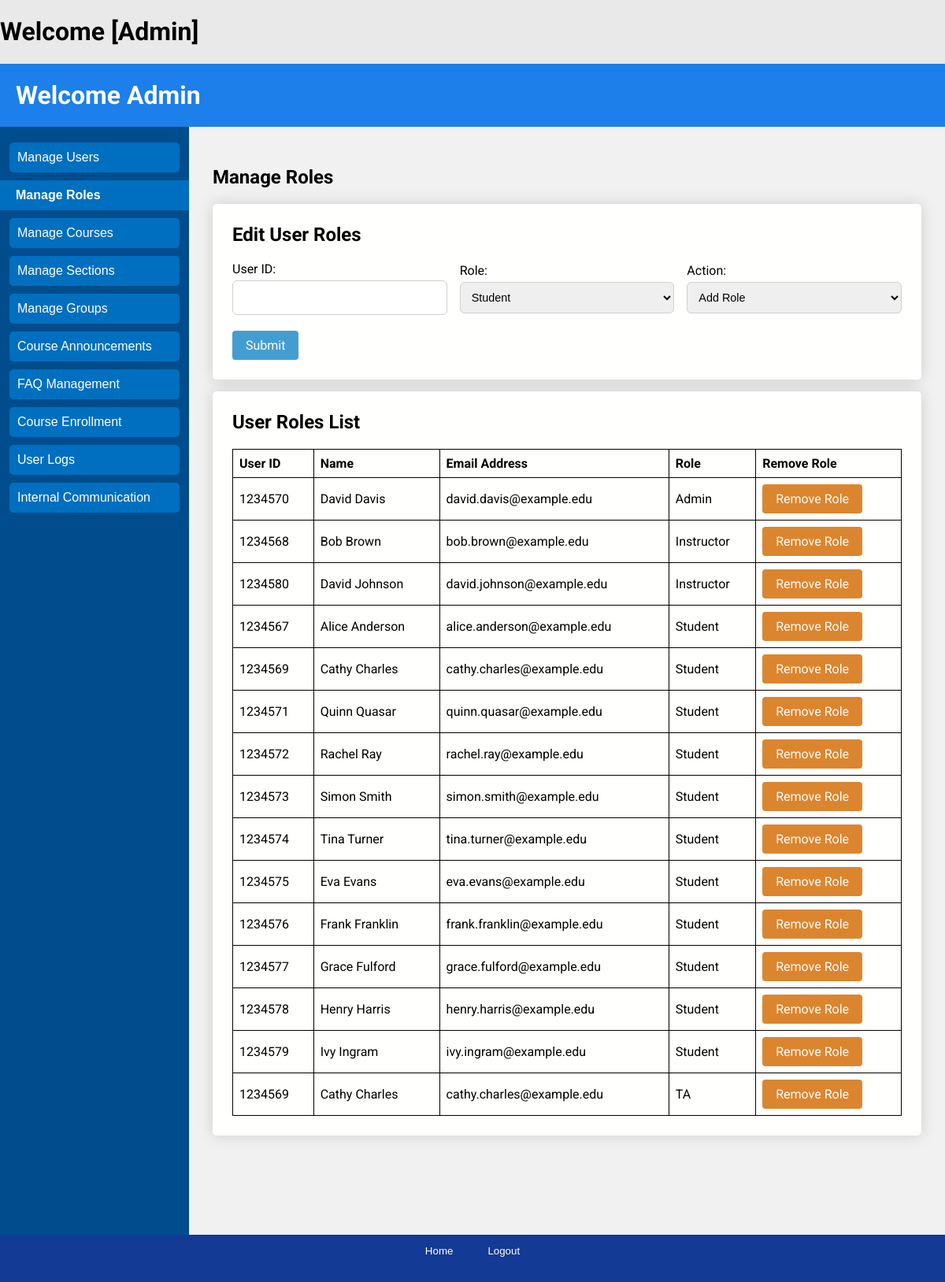
Page /users/admin/manage_user.php on the committed database.
### tables this page shows
CREATE TABLE IF NOT EXISTS `User` (
  UserID BIGINT AUTO_INCREMENT PRIMARY KEY,
  Name VARCHAR(255),
  EmailAddress VARCHAR(255) UNIQUE NOT NULL,
  Password VARCHAR(255) NOT NULL,
  NewUser BOOLEAN DEFAULT FALSE
);

CREATE TABLE IF NOT EXISTS Role (
  RoleID INT AUTO_INCREMENT PRIMARY KEY,
  RoleName VARCHAR(50) UNIQUE NOT NULL
);

### users/admin/manage_user.php (the view, shortened to what this page needs)
<?php
include('../../database.php');
?>
<!DOCTYPE html>
<html lang="en">
<head>
    <h1>Welcome <?php echo htmlspecialchars($_SESSION["user"]["Name"]); ?> [Admin]</h1>
    <link rel="stylesheet" href="../../css/index.css">
</head>
<body>
    <div class="page">
        <header class="header">
            <h1>Welcome Admin</h1>
        </header>
        <div class="sidebar">
            <button onclick="location.href='create_user.php'">Manage Users</button>
            <button class="is-selected" onclick="location.href='manage_user.php'">Manage Roles</button>
            <button onclick="location.href='manage_courses.php'">Manage Courses</button>
            <button onclick="location.href='manage_sections.php'">Manage Sections</button>
            <button onclick="location.href='manage_groups.php'">Manage Groups</button>
            <button onclick="location.href='manage_announcements.php'">Course Announcements</button>
            <button onclick="location.href='manage_faqs.php'">FAQ Management</button>
            <button onclick="location.href='enrolling_students.php'">Course Enrollment</button>
            <button onclick="location.href='logs.php'">User Logs</button>
            <button onclick="location.href='internal_email.php'">Internal Communication</button>
        </div>
        <main class="main">
            <div class="main-header">
                <h2>Manage Roles</h2>
            </div>
            <div class="table-wrapper">
                <h2>Edit User Roles</h2>
                <form class="inline-form" action="edit_user_endpoint.php" method="post">
                    <div class="label-input-body">
                        <div class="label-input">
                            <label for="userId">User ID:</label>
                            <input type="text" id="userId" name="userId" required>
                        </div>
                        <div class="label-input">
                            <label for="role">Role:</label>
                            <select name="role" id="role" required>
                                <option value="1">Student</option>
                            </select>
                        </div>
                        <div class="label-input">
                            <label for="action">Action:</label>
                            <select name="action" id="action" required>
                                <option value="add">Add Role</option>
                            </select>
                        </div>
                    </div>
                    <div>
                        <button class="button is-primary" type="submit">Submit</button>
                    </div>
                </form>
            </div>
            <div class="table-wrapper">
                <h2>User Roles List</h2>
                <table>
                    <tr>
                        <th>User ID</th>
                        <th>Name</th>
                        <th>Email Address</th>
                        <th>Role</th>
                        <th>Remove Role</th>
                    </tr>
                    <?php
                    $sql = "SELECT u.UserID, u.Name, u.EmailAddress, r.RoleName, r.RoleID
                            FROM UserRole ur
                            JOIN `User` u ON ur.UserID = u.UserID
                            JOIN Role r ON ur.RoleID = r.RoleID";
                    try {
                        $stmt = $pdo->prepare($sql);
                        $stmt->execute();
                        $results = $stmt->fetchAll(PDO::FETCH_ASSOC);
                        if ($results) {
                            foreach ($results as $row) {
                                echo "<tr>
                                        <td>" . $row["UserID"] . "</td>
                                        <td>" . $row["Name"] . "</td>
                                        <td>" . $row["EmailAddress"] . "</td>
                                        <td>" . $row["RoleName"] . "</td>
                                        <td>
                                            <button class='button is-remove' onclick='removeRole(" . $row['UserID'] . ", \"" . $row['RoleID'] . "\")'>Remove Role</button>
                                        </td>
                                    </tr>";
                            }
                        } else {
                            echo "<tr><td colspan='4'>No results found</td></tr>";
                        }
                    } catch (PDOException $e) {
                        echo "Query failed: " . $e->getMessage();
                    }
                    ?>
                </table>
            </div>
        </main>
        <footer class="footer">
            <button onclick="location.href='home.php'">Home</button>
            <button onclick="location.href='../../logout.php'">Logout</button>
        </footer>
    </div>
</body>
</html>

### css/global.css (style rules this page uses)
:root { --white: #fffffe; --red10: #e25454; --red20: #cb4c4c; --orange10: #dc852f; --green10: #75bb45; --green20: #68a83e; --blue10: #78C0E0; --blue20: #449DD1; --blue25: #3a83ad; --blue30: #192BC2; --blue40: #004C8C; --blue45: #013763; --blue50: #150578; --blue60: #0E0E52; --button: 500 0.875rem/1rem Roboto; }

### css/home.css (style rules this page uses)
body { font-family: "Roboto", Arial, sans-serif; margin: 0; background-color: #e9e9e9; }
.page { display: grid; grid-template-columns: 20% 1fr; grid-template-rows: 80px 1fr 60px; block-size: 100vh; grid-template-areas: "header header" "sidebar main" "footer footer"; }
.page .header { grid-area: header; background-color: #0e78eaed; color: white; padding-left: 20px; }
.page .sidebar { grid-area: sidebar; background-color: #004c8c; display: flex; flex-direction: column; align-items: center; gap: 10px; padding-top: 20px; }
.sidebar button { display: block; width: 90%; padding: 10px; font-size: 16px; color: white; background-color: #006fbf; border: none; border-radius: 5px; cursor: pointer; text-align: left; }
.sidebar button.is-selected { display: block; width: 100%; padding: 10px; padding-left: 20px; font-size: 16px; font-weight: 600; color: white; background-color: #006fbf; border: none; border-radius: 0; cursor: pointer; text-align: left; }
.page .main { grid-area: main; padding: 30px; background-color: #f1f1f1; overflow-y: auto; }
.page .footer { grid-area: footer; background-color: #133a94; color: white; padding: 10px; text-align: center; }
.footer button { background: none; border: none; color: white; padding: 1px 20px; cursor: pointer; }

### css/login.css (style rules this page uses)
body { font-family: "Roboto", Arial, sans-serif; margin: 0 ; }

### css/button.css (style rules this page uses)
.button { border: 1px solid transparent; padding-inline: 1rem; padding-block: .5rem; display: inline-block; font: var(--button-button); text-decoration: none; cursor: pointer; color: currentColor; background: transparent; border-radius: .25rem; }
.button.is-primary { background: var(--blue20); color: var(--white); }
.button.is-remove { background: var(--orange10); color: var(--white); }

### css/table.css (style rules this page uses)
.table-wrapper { padding: 25px; background: var(--white); box-shadow: 0 0 20px rgba(0, 0, 0, 0.15); border-radius: 5px; min-width: 600px; margin-block-end: 15px; }
.table-wrapper h2, h3 { margin-block-start: 0; }

### css/form.css (style rules this page uses)
.inline-form { display: flex; flex-direction: column; gap: 20px; }
.inline-form input { height: 40px; border: 1px solid #d0d0d0; border-radius: 6px; padding-inline-start: 10px; font-size: 0.9rem; }
.label-input input { height: 40px; }
.inline-form select { height: 40px; border: 1px solid #d0d0d0; border-radius: 6px; padding-inline-start: 10px; font-size: 0.9rem; }
.input-body, .label-input-body { display: flex; gap: 1rem; flex-wrap: wrap; align-items: center; }
.label-input { display: flex; flex-direction: column; flex: 1; gap: 5px; }

### users/admin/manage_user.php (style rules this page uses)
table { width: 100%; border-collapse: collapse; }
table, th, td { border: 1px solid black; }
th, td { padding: 8px; text-align: left; }

### rows in the picture
user: UserID "1234570", Name "David Davis", EmailAddress "david.davis@example.edu", role.RoleName "Admin"
user: UserID "1234568", Name "Bob Brown", EmailAddress "bob.brown@example.edu", role.RoleName "Instructor"
user: UserID "1234580", Name "David Johnson", EmailAddress "david.johnson@example.edu", role.RoleName "Instructor"
user: UserID "1234567", Name "Alice Anderson", EmailAddress "alice.anderson@example.edu", role.RoleName "Student"
user: UserID "1234569", Name "Cathy Charles", EmailAddress "cathy.charles@example.edu", role.RoleName "Student", role.RoleName "TA"
user: UserID "1234571", Name "Quinn Quasar", EmailAddress "quinn.quasar@example.edu", role.RoleName "Student"
user: UserID "1234572", Name "Rachel Ray", EmailAddress "rachel.ray@example.edu", role.RoleName "Student"
user: UserID "1234573", Name "Simon Smith", EmailAddress "simon.smith@example.edu", role.RoleName "Student"
user: UserID "1234574", Name "Tina Turner", EmailAddress "tina.turner@example.edu", role.RoleName "Student"
user: UserID "1234575", Name "Eva Evans", EmailAddress "eva.evans@example.edu", role.RoleName "Student"
user: UserID "1234576", Name "Frank Franklin", EmailAddress "frank.franklin@example.edu", role.RoleName "Student"
user: UserID "1234577", Name "Grace Fulford", EmailAddress "grace.fulford@example.edu", role.RoleName "Student"
user: UserID "1234578", Name "Henry Harris", EmailAddress "henry.harris@example.edu", role.RoleName "Student"
user: UserID "1234579", Name "Ivy Ingram", EmailAddress "ivy.ingram@example.edu", role.RoleName "Student"
